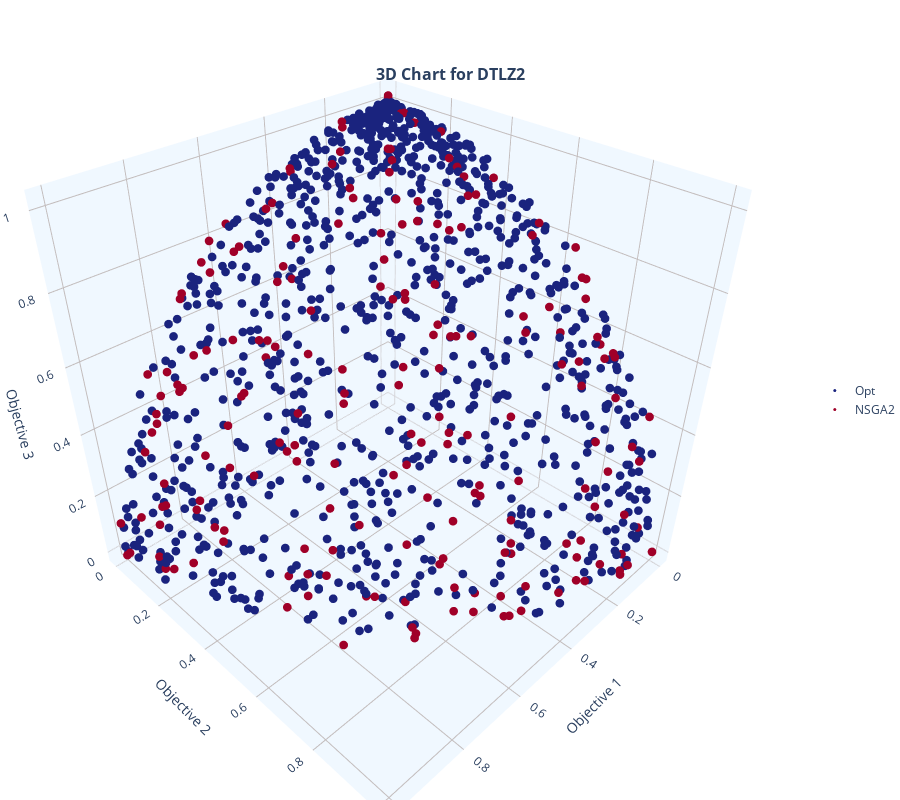

The cell this chart's notebook holds for it:
### Markdown cell above
### DTLZ2 (Spherical)

### Code cell
mop = mb.mops.DTLZ2(M=3)
exp = mb.experiment(mop=mop, moea=mb.moeas.NSGA2())
F_opt = exp.optimal(n_points=1000).objectives
exp.run(generations=400, population=200)
mb.view.topo_shape(SmartArray(F_opt, name="Opt"), SmartArray(exp.front(), name="NSGA2"), title="DTLZ2")

### Figure 1 — Plotly figure (JSON) as saved in the notebook; plotly's stock layout.template omitted (floating-point values rounded to 4 significant figures; data arrays with more than 128 entries replaced by an {"elided": "..."} marker saying what was removed)
{"data": [{"hovertemplate": "Opt<br>Objective 1: %{x}<br>Objective 2: %{y}<br>Objective 3: %{z}<br><extra></extra>", "marker": {"size": 3}, "mode": "markers", "name": "Opt", "showlegend": true, "type": "scatter3d", "x": {"elided": "1000 float values"}, "y": {"elided": "1000 float values"}, "z": {"elided": "1000 float values"}}, {"hovertemplate": "NSGA2<br>Objective 1: %{x}<br>Objective 2: %{y}<br>Objective 3: %{z}<br><extra></extra>", "marker": {"size": 3}, "mode": "markers", "name": "NSGA2", "showlegend": true, "type": "scatter3d", "x": {"elided": "200 float values"}, "y": {"elided": "200 float values"}, "z": {"elided": "200 float values"}}], "layout": {"height": 800, "hovermode": "closest", "legend": {"x": 1.05, "xanchor": "left", "y": 0.5, "yanchor": "middle"}, "margin": {"b": 0, "l": 0, "r": 0, "t": 0}, "scene": {"aspectmode": "manual", "aspectratio": {"x": 1, "y": 1, "z": 1}, "xaxis": {"backgroundcolor": "aliceblue", "gridcolor": "#C3BDBD", "showbackground": true, "showgrid": true, "title": {"text": "Objective 1"}}, "yaxis": {"backgroundcolor": "aliceblue", "gridcolor": "#C3BDBD", "showbackground": true, "showgrid": true, "title": {"text": "Objective 2"}}, "zaxis": {"backgroundcolor": "aliceblue", "gridcolor": "#C3BDBD", "showbackground": true, "showgrid": true, "title": {"text": "Objective 3"}}}, "title": {"font": {"size": 16, "weight": "bold"}, "pad": {"t": 0}, "text": "3D Chart for DTLZ2", "x": 0.5, "xanchor": "center", "y": 0.9, "yanchor": "bottom"}, "width": 900}}
